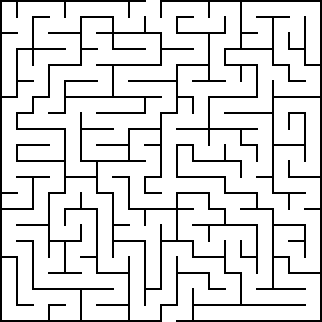
#> input picture ДЗ1/image/image1.png, 322 x 322 px, found by its file name
$ python 1_1.py
#> lines starting #> are read from the running program, lines starting #| are printed output that depends on the picture; after the words box and inside, x2 and y2 are one past the last pixel; in counts of white or black regions, pixels touching at a corner belong together
import cv2
import numpy as np
import matplotlib.pyplot as plt

def wave(mat, path, fin):
    for point in path:
        if point == fin: break
        ret = 0
        if point[0]-1 >= 0:
            if(mat[point[0]-1][point[1]]==0): mat[point[0]-1][point[1]]=mat[point[0]][point[1]]+1; path.append([point[0]-1, point[1]]); ret = 1
        if point[0]+1 < len(mat[0]):
            if(mat[point[0]+1][point[1]]==0): mat[point[0]+1][point[1]]=mat[point[0]][point[1]]+1; path.append([point[0]+1, point[1]]); ret = 1
        if point[1]-1 >= 0:
            if(mat[point[0]][point[1]-1]==0): mat[point[0]][point[1]-1]=mat[point[0]][point[1]]+1; path.append([point[0], point[1]-1]); ret = 1
        if point[1]+1 < len(mat[0]):
            if(mat[point[0]][point[1]+1]==0): mat[point[0]][point[1]+1]=mat[point[0]][point[1]]+1; path.append([point[0], point[1]+1]); ret = 1
        if ret == 0: path.remove(point)
    return mat, path

def back_wave(mat, point):
    if mat[point[0]][point[1]] == 1:
        mat[point[0]][point[1]] = -10
        return mat, point
    if point[0]-1 >= 0:
        if mat[point[0]-1][point[1]]==mat[point[0]][point[1]]-1:
            mat[point[0]][point[1]] = -10
            return mat, [point[0]-1, point[1]]
    if point[0]+1 < len(mat[0]):
        if mat[point[0]+1][point[1]]==mat[point[0]][point[1]]-1:
            mat[point[0]][point[1]] = -10
            return mat, [point[0]+1, point[1]]
    if point[1]-1 >= 0:
        if mat[point[0]][point[1]-1]==mat[point[0]][point[1]]-1:
            mat[point[0]][point[1]] = -10
            return mat, [point[0], point[1]-1]
    if point[1]+1 < len(mat[0]):
        if mat[point[0]][point[1]+1]==mat[point[0]][point[1]]-1:
            mat[point[0]][point[1]] = -10
            return mat, [point[0], point[1]+1]
    return mat, point


image = cv2.imread('./ДЗ1/image/image1.png')
#> image is the input picture: shape (322, 322, 3); 86.4% white; black in thin lines or dots
image = cv2.cvtColor(image, cv2.COLOR_BGR2GRAY)
#> image: shape (322, 322); 86.4% white; black in thin lines or dots

matrix = image.astype('int64')
#> matrix: shape (322, 322) int64; 86.4% white; black in thin lines or dots
matrix[matrix < 1] = -1
#> matrix: shape (322, 322) int64; values -1 (black) and 255 (white), 86.4% white; black in thin lines or dots
matrix[matrix > 254] = 0
#> matrix: shape (322, 322) int64; values -1 (black) and 0 (white), 86.4% white; black in thin lines or dots

rows, cols = matrix.shape
#> rows = 322; cols = 322

st = -99
fin = 0
sqarelen = cols+1
#> sqarelen = 323
for i in range(len(matrix)):
    for j in range(len(matrix[i])):
        if matrix[i][j] == -1:
            if st == -99: st = j
            else:
                if matrix[i][j-1]!=-1: fin = j; break
    sqarelen = min(sqarelen, fin-st)
    st = -99
    fin = 0
#> this loop made 322 passes
#> sqarelen on passes 1 to 3: 160, 160, 16
matrix_size = cols//sqarelen
#> matrix_size = 20
matrix1 = np.ndarray((2*matrix_size+1,2*matrix_size+1), dtype='int64')
for i in range(len(matrix)):
    for j in range(len(matrix[i])):
        if i%(sqarelen/2)==0 and j%(sqarelen/2)==0:
            matrix1[int(i//(sqarelen/2))][int(j//(sqarelen/2))] = matrix[i][j]
#> matrix1: shape (41, 41) int64; values -1 (black) and 0 (white), 47.7% white in thin lines or dots


st1 = -1
for i in range(len(matrix1[0])):
    if matrix1[0][i] == 0: st1 = i; break
#> this loop made 20 passes
#> st1 on pass 20: 19

fin1 = -1
for i in range(len(matrix1[len(matrix1)-1])):
    if matrix1[len(matrix1)-1][i] == 0: fin1 = i; break
#> this loop made 22 passes
#> fin1 on pass 22: 21

matrix1[0][st1] = 1
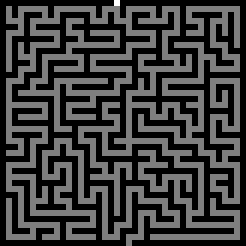
#> matrix1: shape (41, 41) int64 (shown 6 times larger); min -1, max 1, mean -0.523; drawn with min black and max white
paths = [[0, st1]]
#> paths = [[0, 19]]


while matrix1[len(matrix1)-1][fin1] == 0:
    matrix1, paths = wave(matrix1, paths, [len(matrix1)-1, fin1])
#> this loop made 7 passes
#> pass 1, `matrix1, paths = wave(matrix1, paths, [len(matrix1)-1, fin1])`:
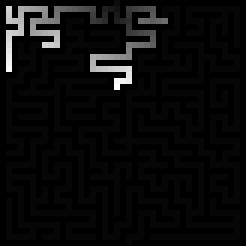
#> matrix1: shape (41, 41) int64 (shown 6 times larger); 6.07% of pixels changed, all inside (x1, y1, x2, y2) = (1, 1, 28, 15); drawn with min black and max white
#> after the loop:
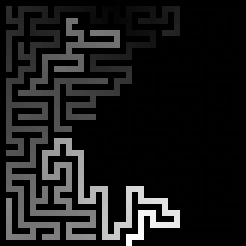
#> matrix1: shape (41, 41) int64 (shown 6 times larger); min -1, max 183, mean 17.4; drawn with min black and max white
#> after the loop, paths = 122 pairs, first value 1 to 40, second value 2 to 29
point = [len(matrix1)-1, fin1]
#> point = [40, 21]
while matrix1[0][st1] != -10:
    matrix1, point = back_wave(matrix1, point)
#> this loop made 183 passes
#> point on passes 1 to 3: [39, 21], [39, 22], [39, 23]
#> pass 3, `matrix1, point = back_wave(matrix1, point)`:
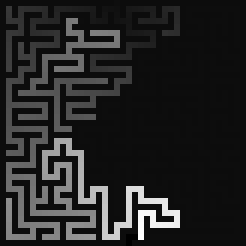
#> matrix1: shape (41, 41) int64 (shown 6 times larger); min -10, max 180, mean 17; drawn with min black and max white
#> after the loop:
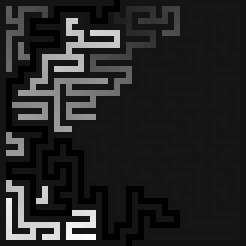
#> matrix1: shape (41, 41) int64 (shown 6 times larger); 10.71% of pixels changed, all inside (x1, y1, x2, y2) = (1, 0, 30, 40); drawn with min black and max white
#> after the loop, point = [0, 19]

fig, axs = plt.subplots(1, 2, figsize = (10, 4))
ax1, ax2 = axs

image = cv2.cvtColor(image, cv2.COLOR_GRAY2RGB)
ax1.imshow(image.copy())
ax1.set_title('Начальное изображение', fontsize=15)

matrix1[matrix1 >= 0] = 255
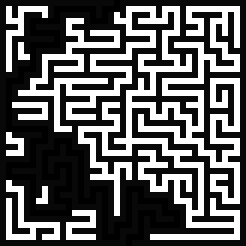
#> matrix1: shape (41, 41) int64 (shown 6 times larger); min -10, max 255, mean 92.1; drawn with min black and max white
matrix1[matrix1 == -10] = 50
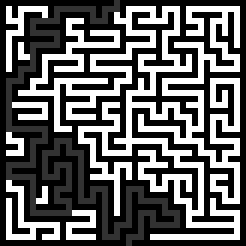
#> matrix1: shape (41, 41) int64 (shown 6 times larger); 10.89% of pixels changed, all inside (x1, y1, x2, y2) = (1, 0, 30, 41); drawn with min black and max white
matrix1[matrix1 == -1] = 0
matrix1 = matrix1.astype('uint8')
matrix1 = cv2.cvtColor(matrix1, cv2.COLOR_GRAY2RGB)
#> matrix1: shape (41, 41, 3)

ax2.imshow(matrix1)
ax2.set_title('Матрица', fontsize=15)

plt.show()
